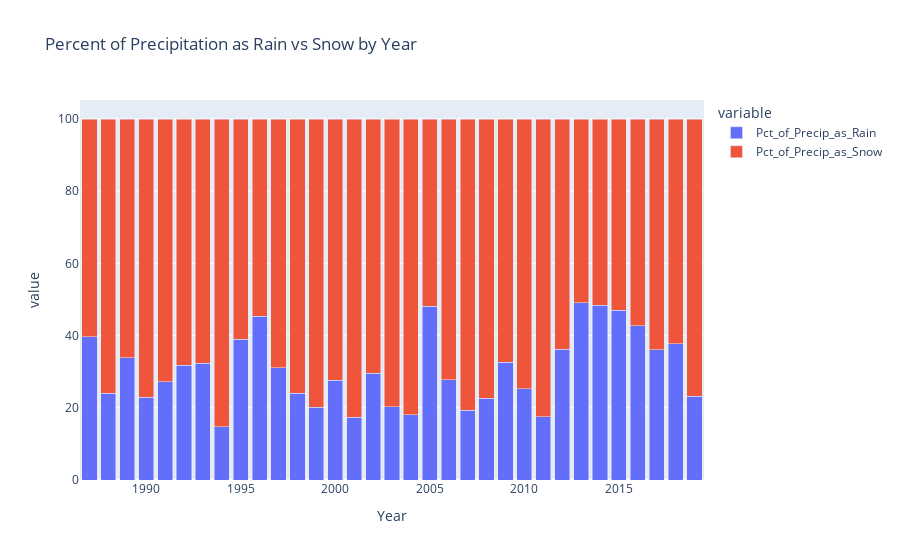

Notebook cell for this chart:
### Code cell
# create plotly express bar chart
import plotly.express as px

# create stacked bar by year of percent of precip as rain vs snow
fig = px.bar(dfYearly, x='Year', y=['Pct_of_Precip_as_Rain', 'Pct_of_Precip_as_Snow'], title='Percent of Precipitation as Rain vs Snow by Year')
fig.update_layout(barmode='stack')
fig.show()

### Figure 1 — Plotly figure (JSON) as saved in the notebook; plotly's stock layout.template omitted (floating-point values rounded to 4 significant figures)
{"data": [{"alignmentgroup": "True", "hovertemplate": "variable=Pct_of_Precip_as_Rain<br>Year=%{x}<br>value=%{y}<extra></extra>", "legendgroup": "Pct_of_Precip_as_Rain", "marker": {"color": "#636efa", "pattern": {"shape": ""}}, "name": "Pct_of_Precip_as_Rain", "offsetgroup": "Pct_of_Precip_as_Rain", "orientation": "v", "showlegend": true, "textposition": "auto", "type": "bar", "x": [1987, 1988, 1989, 1990, 1991, 1992, 1993, 1994, 1995, 1996, 1997, 1998, 1999, 2000, 2001, 2002, 2003, 2004, 2005, 2006, 2007, 2008, 2009, 2010, 2011, 2012, 2013, 2014, 2015, 2016, 2017, 2018, 2019], "xaxis": "x", "y": [39.67, 24.02, 33.86, 22.95, 27.23, 31.82, 32.39, 14.75, 39.01, 45.33, 31.07, 24.01, 20.21, 27.6, 17.32, 29.6, 20.34, 18.11, 48.19, 27.72, 19.35, 22.65, 32.68, 25.26, 17.55, 36.28, 49.04, 48.42, 46.99, 42.75, 36.06, 37.78, 23.17], "yaxis": "y"}, {"alignmentgroup": "True", "hovertemplate": "variable=Pct_of_Precip_as_Snow<br>Year=%{x}<br>value=%{y}<extra></extra>", "legendgroup": "Pct_of_Precip_as_Snow", "marker": {"color": "#EF553B", "pattern": {"shape": ""}}, "name": "Pct_of_Precip_as_Snow", "offsetgroup": "Pct_of_Precip_as_Snow", "orientation": "v", "showlegend": true, "textposition": "auto", "type": "bar", "x": [1987, 1988, 1989, 1990, 1991, 1992, 1993, 1994, 1995, 1996, 1997, 1998, 1999, 2000, 2001, 2002, 2003, 2004, 2005, 2006, 2007, 2008, 2009, 2010, 2011, 2012, 2013, 2014, 2015, 2016, 2017, 2018, 2019], "xaxis": "x", "y": [60.33, 75.98, 66.14, 77.05, 72.77, 68.18, 67.61, 85.25, 60.99, 54.67, 68.93, 75.99, 79.79, 72.4, 82.68, 70.4, 79.66, 81.89, 51.81, 72.28, 80.65, 77.35, 67.32, 74.74, 82.45, 63.72, 50.96, 51.58, 53.01, 57.25, 63.94, 62.22, 76.83], "yaxis": "y"}], "layout": {"barmode": "stack", "legend": {"title": {"text": "variable"}, "tracegroupgap": 0}, "title": {"text": "Percent of Precipitation as Rain vs Snow by Year"}, "xaxis": {"anchor": "y", "domain": [0, 1], "title": {"text": "Year"}}, "yaxis": {"anchor": "x", "domain": [0, 1], "title": {"text": "value"}}}}
